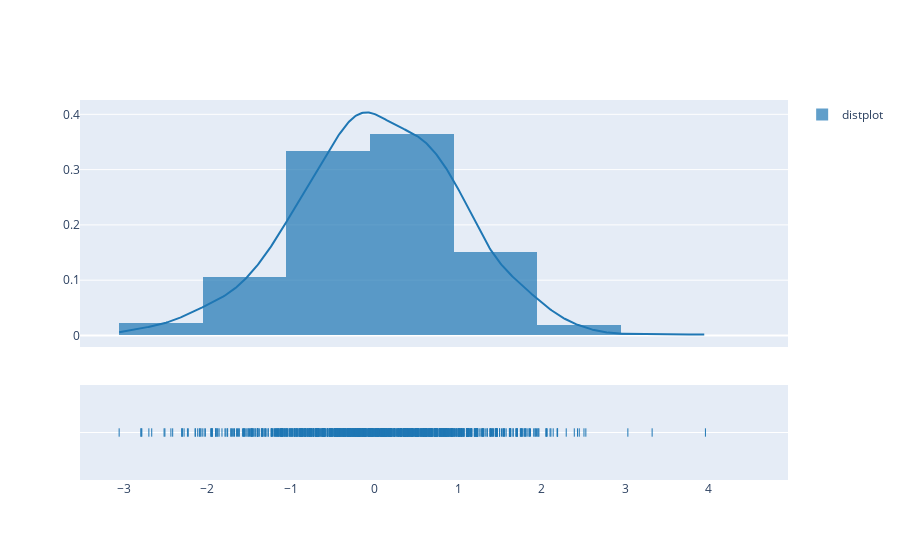

Notebook cell for this chart:
### Code cell
x = np.random.randn(1000)
hist_data = [x]
group_labels = ['distplot'] # name of the dataset

fig = ff.create_distplot(hist_data, group_labels)
fig.show()

### Figure 1 — Plotly figure (JSON) as saved in the notebook; plotly's stock layout.template omitted (floating-point values rounded to 4 significant figures; data arrays with more than 128 entries replaced by an {"elided": "..."} marker saying what was removed)
{"data": [{"autobinx": false, "histnorm": "probability density", "legendgroup": "distplot", "marker": {"color": "rgb(31, 119, 180)"}, "name": "distplot", "opacity": 0.7, "type": "histogram", "x": {"elided": "1000 float values"}, "xaxis": "x", "xbins": {"end": 3.959, "size": 1, "start": -3.054}, "yaxis": "y"}, {"legendgroup": "distplot", "marker": {"color": "rgb(31, 119, 180)"}, "mode": "lines", "name": "distplot", "showlegend": false, "type": "scatter", "x": {"elided": "500 float values"}, "xaxis": "x", "y": {"elided": "500 float values"}, "yaxis": "y"}, {"legendgroup": "distplot", "marker": {"color": "rgb(31, 119, 180)", "symbol": "line-ns-open"}, "mode": "markers", "name": "distplot", "showlegend": false, "type": "scatter", "x": {"elided": "1000 float values"}, "xaxis": "x", "y": {"elided": "1000 str values"}, "yaxis": "y2"}], "layout": {"barmode": "overlay", "hovermode": "closest", "legend": {"traceorder": "reversed"}, "xaxis": {"anchor": "y2", "domain": [0, 1], "zeroline": false}, "yaxis": {"anchor": "free", "domain": [0.35, 1], "position": 0}, "yaxis2": {"anchor": "x", "domain": [0, 0.25], "dtick": 1, "showticklabels": false}}}
